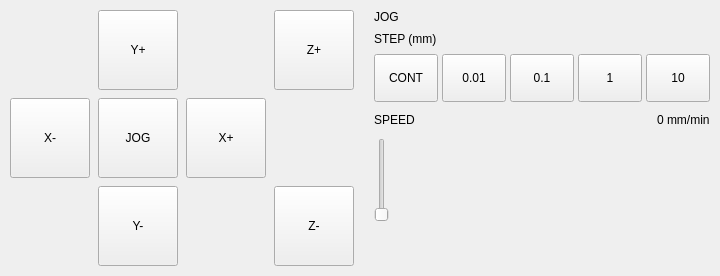
                          <widget class="QFrame" name="frame_jog">
                            <layout class="QHBoxLayout" name="lay_jog" stretch="0,1">
                              <property name="spacing">
                                <number>20</number>
                              </property>
                              <property name="leftMargin">
                                <number>10</number>
                              </property>
                              <property name="topMargin">
                                <number>10</number>
                              </property>
                              <property name="rightMargin">
                                <number>10</number>
                              </property>
                              <property name="bottomMargin">
                                <number>10</number>
                              </property>
                              <item>
                                <layout class="QGridLayout" name="grid_jog">
                                  <property name="spacing">
                                    <number>8</number>
                                  </property>
                                  <property name="leftMargin">
                                    <number>0</number>
                                  </property>
                                  <property name="topMargin">
                                    <number>0</number>
                                  </property>
                                  <property name="rightMargin">
                                    <number>0</number>
                                  </property>
                                  <property name="bottomMargin">
                                    <number>0</number>
                                  </property>
                                  <item row="0" column="1">
                                    <widget class="QPushButton" name="jog_y_pos">
                                      <property name="minimumSize">
                                        <size>
                                          <width>80</width>
                                          <height>80</height>
                                        </size>
                                      </property>
                                      <property name="maximumSize">
                                        <size>
                                          <width>80</width>
                                          <height>80</height>
                                        </size>
                                      </property>
                                      <property name="text">
                                        <string>Y+</string>
                                      </property>
                                    </widget>
                                  </item>
                                  <item row="1" column="0">
                                    <widget class="QPushButton" name="jog_x_neg">
                                      <property name="minimumSize">
                                        <size>
                                          <width>80</width>
                                          <height>80</height>
                                        </size>
                                      </property>
                                      <property name="maximumSize">
                                        <size>
                                          <width>80</width>
                                          <height>80</height>
                                        </size>
                                      </property>
                                      <property name="text">
                                        <string>X-</string>
                                      </property>
                                    </widget>
                                  </item>
                                  <item row="1" column="2">
                                    <widget class="QPushButton" name="jog_x_pos">
                                      <property name="minimumSize">
                                        <size>
                                          <width>80</width>
                                          <height>80</height>
                                        </size>
                                      </property>
                                      <property name="maximumSize">
                                        <size>
                                          <width>80</width>
                                          <height>80</height>
                                        </size>
                                      </property>
                                      <property name="text">
                                        <string>X+</string>
                                      </property>
                                    </widget>
                                  </item>
                                  <item row="1" column="1">
                                    <widget class="QPushButton" name="jog_enable">
                                      <property name="minimumSize">
                                        <size>
                                          <width>80</width>
                                          <height>80</height>
                                        </size>
                                      </property>
                                      <property name="maximumSize">
                                        <size>
                                          <width>80</width>
                                          <height>80</height>
                                        </size>
                                      </property>
                                      <property name="text">
                                        <string>JOG</string>
                                      </property>
                                      <property name="checkable">
                                        <bool>true</bool>
                                      </property>
                                    </widget>
                                  </item>
                                  <item row="2" column="1">
                                    <widget class="QPushButton" name="jog_y_neg">
                                      <property name="minimumSize">
                                        <size>
                                          <width>80</width>
                                          <height>80</height>
                                        </size>
                                      </property>
                                      <property name="maximumSize">
                                        <size>
                                          <width>80</width>
                                          <height>80</height>
                                        </size>
                                      </property>
                                      <property name="text">
                                        <string>Y-</string>
                                      </property>
                                    </widget>
                                  </item>
                                  <item row="0" column="4">
                                    <widget class="QPushButton" name="jog_z_pos">
                                      <property name="minimumSize">
                                        <size>
                                          <width>80</width>
                                          <height>80</height>
                                        </size>
                                      </property>
                                      <property name="maximumSize">
                                        <size>
                                          <width>80</width>
                                          <height>80</height>
                                        </size>
                                      </property>
                                      <property name="text">
                                        <string>Z+</string>
                                      </property>
                                    </widget>
                                  </item>
                                  <item row="2" column="4">
                                    <widget class="QPushButton" name="jog_z_neg">
                                      <property name="minimumSize">
                                        <size>
                                          <width>80</width>
                                          <height>80</height>
                                        </size>
                                      </property>
                                      <property name="maximumSize">
                                        <size>
                                          <width>80</width>
                                          <height>80</height>
                                        </size>
                                      </property>
                                      <property name="text">
                                        <string>Z-</string>
                                      </property>
                                    </widget>
                                  </item>
                                </layout>
                              </item>
                              <item>
                                <layout class="QVBoxLayout" name="lay_jog_right">
                                  <property name="spacing">
                                    <number>8</number>
                                  </property>
                                  <property name="leftMargin">
                                    <number>0</number>
                                  </property>
                                  <property name="topMargin">
                                    <number>0</number>
                                  </property>
                                  <property name="rightMargin">
                                    <number>0</number>
                                  </property>
                                  <property name="bottomMargin">
                                    <number>0</number>
                                  </property>
                                  <item>
                                    <widget class="QLabel" name="lbl_jog_title">
                                      <property name="text">
                                        <string>JOG</string>
                                      </property>
                                    </widget>
                                  </item>
                                  <item>
                                    <widget class="QLabel" name="lbl_jog_step">
                                      <property name="text">
                                        <string>STEP (mm)</string>
                                      </property>
                                    </widget>
                                  </item>
                                  <item>
                                    <layout class="QHBoxLayout" name="lay_jog_steps">
                                      <property name="spacing">
                                        <number>4</number>
                                      </property>
                                      <property name="leftMargin">
                                        <number>0</number>
                                      </property>
                                      <property name="topMargin">
                                        <number>0</number>
                                      </property>
                                      <property name="rightMargin">
                                        <number>0</number>
                                      </property>
                                      <property name="bottomMargin">
                                        <number>0</number>
                                      </property>
                                      <item>
                                        <widget class="QPushButton" name="jog_step_cont">
                                          <property name="minimumSize">
                                            <size>
                                              <width>64</width>
                                              <height>48</height>
                                            </size>
                                          </property>
                                          <property name="maximumSize">
                                            <size>
                                              <width>64</width>
                                              <height>48</height>
                                            </size>
                                          </property>
                                          <property name="text">
                                            <string>CONT</string>
                                          </property>
                                          <property name="checkable">
                                            <bool>true</bool>
                                          </property>
                                        </widget>
                                      </item>
                                      <item>
                                        <widget class="QPushButton" name="jog_step_001">
                                          <property name="minimumSize">
                                            <size>
                                              <width>64</width>
                                              <height>48</height>
                                            </size>
                                          </property>
                                          <property name="maximumSize">
                                            <size>
                                              <width>64</width>
                                              <height>48</height>
                                            </size>
                                          </property>
                                          <property name="text">
                                            <string>0.01</string>
                                          </property>
                                          <property name="checkable">
                                            <bool>true</bool>
                                          </property>
                                        </widget>
                                      </item>
                                      <item>
                                        <widget class="QPushButton" name="jog_step_01">
                                          <property name="minimumSize">
                                            <size>
                                              <width>64</width>
                                              <height>48</height>
                                            </size>
                                          </property>
                                          <property name="maximumSize">
                                            <size>
                                              <width>64</width>
                                              <height>48</height>
                                            </size>
                                          </property>
                                          <property name="text">
                                            <string>0.1</string>
                                          </property>
                                          <property name="checkable">
                                            <bool>true</bool>
                                          </property>
                                        </widget>
                                      </item>
                                      <item>
                                        <widget class="QPushButton" name="jog_step_1">
                                          <property name="minimumSize">
                                            <size>
                                              <width>64</width>
                                              <height>48</height>
                                            </size>
                                          </property>
                                          <property name="maximumSize">
                                            <size>
                                              <width>64</width>
                                              <height>48</height>
                                            </size>
                                          </property>
                                          <property name="text">
                                            <string>1</string>
                                          </property>
                                          <property name="checkable">
                                            <bool>true</bool>
                                          </property>
                                        </widget>
                                      </item>
                                      <item>
                                        <widget class="QPushButton" name="jog_step_10">
                                          <property name="minimumSize">
                                            <size>
                                              <width>64</width>
                                              <height>48</height>
                                            </size>
                                          </property>
                                          <property name="maximumSize">
                                            <size>
                                              <width>64</width>
                                              <height>48</height>
                                            </size>
                                          </property>
                                          <property name="text">
                                            <string>10</string>
                                          </property>
                                          <property name="checkable">
                                            <bool>true</bool>
                                          </property>
                                        </widget>
                                      </item>
                                    </layout>
                                  </item>
                                  <item>
                                    <layout class="QHBoxLayout" name="lay_jog_speed_hdr">
                                      <property name="spacing">
                                        <number>6</number>
                                      </property>
                                      <property name="leftMargin">
                                        <number>0</number>
                                      </property>
                                      <property name="topMargin">
                                        <number>0</number>
                                      </property>
                                      <property name="rightMargin">
                                        <number>0</number>
                                      </property>
                                      <property name="bottomMargin">
                                        <number>0</number>
                                      </property>
                                      <item>
                                        <widget class="QLabel" name="lbl_jog_rate">
                                          <property name="text">
                                            <string>SPEED</string>
                                          </property>
                                        </widget>
                                      </item>
                                      <item>
                                        <spacer name="sp_lay_jog_speed_hdr_7">
                                          <property name="orientation">
                                            <enum>Qt::Horizontal</enum>
                                          </property>
                                          <property name="sizeType">
                                            <enum>QSizePolicy::Expanding</enum>
                                          </property>
                                          <property name="sizeHint" stdset="0">
                                            <size>
                                              <width>20</width>
                                              <height>20</height>
                                            </size>
                                          </property>
                                        </spacer>
                                      </item>
                                      <item>
                                        <widget class="QLabel" name="lbl_jog_speed">
                                          <property name="text">
                                            <string>0 mm/min</string>
                                          </property>
                                        </widget>
                                      </item>
                                    </layout>
                                  </item>
                                  <item>
                                    <widget class="QSlider" name="jog_speed">
                                      <property name="minimumSize">
                                        <size>
                                          <width>0</width>
                                          <height>40</height>
                                        </size>
                                      </property>
                                    </widget>
                                  </item>
                                  <item>
                                    <spacer name="sp_lay_jog_right_11">
                                      <property name="orientation">
                                        <enum>Qt::Vertical</enum>
                                      </property>
                                      <property name="sizeType">
                                        <enum>QSizePolicy::Expanding</enum>
                                      </property>
                                      <property name="sizeHint" stdset="0">
                                        <size>
                                          <width>20</width>
                                          <height>20</height>
                                        </size>
                                      </property>
                                    </spacer>
                                  </item>
                                </layout>
                              </item>
                            </layout>
                          </widget>
